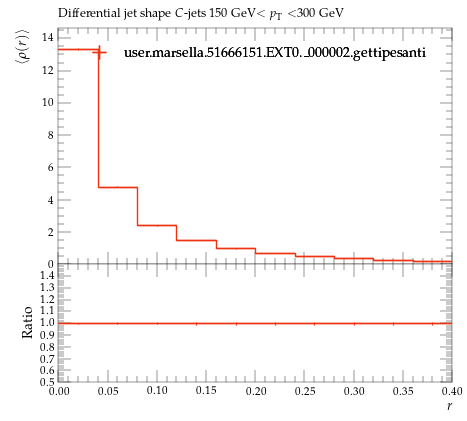

Source code (Python):
#! /usr/bin/env python

# This Python script was auto-generated using YODA v2.0.2.
# Analysis object: /MC_HFDECAYS/avg_C_jet_rho_150_300
# Timestamp: 24-07-2026 (16:40:05)

import matplotlib as mpl
import matplotlib.pyplot as plt
mpl.use('Agg') # comment out for interactive use
import os
import numpy as np

plotDir = os.path.split(os.path.realpath(__file__))[0]
if 'YODA_USER_PLOT_PATH' in globals():
    plot_outdir = globals()['YODA_USER_PLOT_PATH']
else:
    plot_outdir = plotDir

#plot style
plt.style.use(os.path.join(plotDir, '../default.mplstyle'))
# plot metadata
figW, figH = plt.rcParams['figure.figsize']
ax_xLabel = r'$r$'
ax_yLabel = r'$\langle\rho(r)\rangle$'
ax_title  = r'Differential jet shape $C$-jets 150 GeV$<p_\mathrm{T}<$300 GeV'
ax_xScale = 'linear'
ax_yScale = 'linear'
xLims = (0.0, 0.4)
yLims = (0.0, 14.655894)

# TeX-friendly labels for the legend
labels = {
    'legend' : ([ r"user.marsella.51666151.EXT0.\_000002.gettipesanti" ], r""),
}

# Adjust canvas width and height
canvasW = 10.0
canvasH = 9.0
figW *= canvasW/10.
figH *= canvasH/9.

# Create figure and axis objects
fig, (ax, ratio0_ax) = plt.subplots(2, 1, sharex=True,
                  figsize=(figW,figH), gridspec_kw={'height_ratios': (6.0, 3.0)})

# Set figure margins
plt.subplots_adjust(
    left   = 1.0 * plt.rcParams['figure.subplot.left'],
    right  = 1.0 * plt.rcParams['figure.subplot.right'],
    top    = 1.0 * plt.rcParams['figure.subplot.top'],
    bottom = 1.0 * plt.rcParams['figure.subplot.bottom'])

ratio0_ax.yaxis.set_major_locator(mpl.ticker.MultipleLocator(0.1))
ratio0_ax.set_ylim(0.5, 1.4999)
ratio0_ax.set_ylabel('Ratio')

# the numerical data is stored in a separate file
dataf = dict()
prefix = os.path.split(__file__)[0]
if prefix:    prefix = prefix + '/'
exec(open(prefix+'avg_C_jet_rho_150_300__data.py').read(), dataf)


legend_handles = dict() # keep track of handles for the legend

# style options for curves
# starts at zorder>=5 to draw curve on top of legend
styles = {
  'user.marsella.51666151.EXT0._000002.gettipesanti.yoda.gz': {
    'color' : '#EE3311',
    'linestyle' : '-',
    'linewidth' : 1,
    'marker' : 'none',
    'markersize' : 2,
    'capsize' : 0.0,
    'zorder' : 5,
    'histstyle' : 1,
    'drawstyle' : 'steps-pre',
    'xerrorbars' : 1,
    'yerrorbars' : 1,
    'fillcolor' : None,
    'fillopacity' : 1.0,
    'ratio0_linestyle' : '-',
    'ratio0_linewidth' : 1,
    'ratio0_marker' : 'none',
    'ratio0_markersize' : 2,
    'ratio0_capsize' : 0.0,
    'ratio0_zorder' : 5,
    'ratio0_histstyle' : 1,
    'ratio0_drawstyle' : 'steps-pre',
    'ratio0_xerrorbars' : 1,
    'ratio0_yerrorbars' : 1,
  },
}

# curve from input yoda files in main panel
for label, yvals in dataf['yvals'].items():
    if all(np.isnan(v) for v in dataf['yvals'][label]):
        continue
    tmp = None
    if styles[label]['histstyle']: # draw as histogram
        xpos = dataf['xedges'][label] if styles[label]['drawstyle'] else dataf['xpoints'][label]
        ypos = np.insert(yvals, 0, yvals[0]) if styles[label]['drawstyle'] else yvals
        if styles[label]['fillcolor']: # fill area below curve
            ax.fill_between(xpos, ypos, step='pre',
                            color=styles[label]['fillcolor'],
                            alpha=styles[label]['fillopacity'])
        tmp, = ax.plot(xpos, ypos,
                       color=styles[label]['color'],
                       linestyle=styles[label]['linestyle'],
                       linewidth=styles[label]['linewidth'],
                       drawstyle=styles[label]['drawstyle'], solid_joinstyle='miter',
                       zorder=styles[label]['zorder'], label=label)
    tmp = ax.errorbar(dataf['xpoints'][label], yvals,
                      xerr=np.array(dataf['xerrs'][label])*styles[label]['xerrorbars'],
                      yerr=np.array(dataf['yerrs'][label])*styles[label]['yerrorbars'],
                      fmt=styles[label]['marker'], capsize=styles[label]['capsize'],
                      markersize=styles[label]['markersize'],
                      ecolor=styles[label]['color'],
                      color=styles[label]['color'], zorder=styles[label]['zorder'])
    tmp[-1][0].set_linestyle(styles[label]['linestyle'])
    tmp[-1][0].set_linewidth(styles[label]['linewidth'])
    if label in dataf['add_legend_handle']:  legend_handles[label] = tmp
    for varLabel in dataf['variation_yvals'].keys():
        if varLabel.startswith(label):
            tmp, = ax.plot(dataf['xedges'][label], dataf['variation_yvals'][varLabel],
                           color=styles[label]['color'],
                           linestyle=styles[label]['linestyle'],
                           linewidth=styles[label]['linewidth'],
                           drawstyle='steps-pre', solid_joinstyle='miter',
                           zorder=styles[label]['zorder'], alpha=0.5)


# plots on ratio panel
# curve from input yoda files in ratio panel
for label, yvals in dataf['ratio0_yvals'].items():
    if all(np.isnan(v) for v in yvals):
        continue
    if styles[label]['ratio0_histstyle']: # plot as histogram
        xpos = dataf['xedges']['user.marsella.51666151.EXT0._000002.gettipesanti.yoda.gz'] if styles[label]['ratio0_drawstyle'] else dataf['xpoints']['user.marsella.51666151.EXT0._000002.gettipesanti.yoda.gz']
        ypos = np.insert(yvals, 0, yvals[0]) if styles[label]['ratio0_drawstyle'] else yvals
        ratio0_ax.plot(xpos, ypos,
                       color=styles[label]['color'],
                       linewidth=styles[label]['linewidth'],
                       linestyle=styles[label]['ratio0_linestyle'],
                       drawstyle=styles[label]['ratio0_drawstyle'], zorder=styles[label]['zorder'],
                       solid_joinstyle='miter')
    tmp = ratio0_ax.errorbar(dataf['xpoints']['user.marsella.51666151.EXT0._000002.gettipesanti.yoda.gz'], yvals,
                             xerr=np.array(dataf['ref_xerrs'])*styles[label]['ratio0_xerrorbars'],
                             yerr=np.array(dataf['ratio0_yerrs'][label])*styles[label]['ratio0_yerrorbars'],
                             fmt=styles[label]['ratio0_marker'], capsize=styles[label]['ratio0_capsize'],
                             markersize=styles[label]['ratio0_markersize'],
                             ecolor=styles[label]['color'],
                             color=styles[label]['color'])
    tmp[-1][0].set_linestyle(styles[label]['ratio0_linestyle'])
    tmp[-1][0].set_linewidth(styles[label]['ratio0_linewidth'])

    for varlabel in dataf['ratio0_variation_vals'].keys():
        if varlabel.startswith(label):
            ratio0_ax.plot(dataf['xedges']['user.marsella.51666151.EXT0._000002.gettipesanti.yoda.gz'],
                            dataf['ratio0_variation_vals'][varlabel],
                            color=styles[label]['color'],
                            linestyle=styles[label]['linestyle'],
                            linewidth=styles[label]['linewidth'],
                            drawstyle='steps-pre', solid_joinstyle='miter',
                            zorder=1, alpha=0.5)

legend_items = list(legend_handles.values())
ax.add_artist(ax.legend(legend_items,
                        labels['legend'][0],
                        title=labels['legend'][1],
                        alignment='left',
                        loc='upper center',
                        bbox_to_anchor=(0.5, 0.97)))

# set plot metadata as defined above
ratio0_ax.set_xlabel(ax_xLabel)
ratio0_ax.xaxis.set_label_coords(1., -0.15)
ax.set_ylabel(ax_yLabel, ha='right', va='top')
ax.yaxis.set_label_coords(-0.11, 1.0)
ax.set_title(ax_title, loc='left')
ax.set_xscale(ax_xScale)
ax.set_yscale(ax_yScale)
ax.set_xlim(xLims)
ax.set_ylim(yLims)

# tick formatting
plt.rcParams['xtick.top'] = True
plt.rcParams['ytick.right'] = True
fig.align_ylabels((ax, ratio0_ax))
plt.savefig(os.path.join(plot_outdir, 'avg_C_jet_rho_150_300.pdf'), format='PDF')
plt.savefig(os.path.join(plot_outdir, 'avg_C_jet_rho_150_300.png'), format='PNG')

plt.close(fig)
